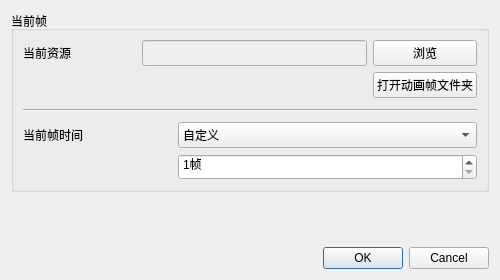
<?xml version="1.0" encoding="UTF-8"?>
<ui version="4.0">
 <class>W_ALE_CellDataSingle</class>
 <widget class="QDialog" name="W_ALE_CellDataSingle">
  <property name="geometry">
   <rect>
    <x>0</x>
    <y>0</y>
    <width>500</width>
    <height>280</height>
   </rect>
  </property>
  <property name="windowTitle">
   <string>编辑单帧</string>
  </property>
  <property name="styleSheet">
   <string notr="true">
QComboBox QAbstractItemView::item { min-height: 26px;}</string>
  </property>
  <layout class="QVBoxLayout" name="verticalLayout">
   <item>
    <widget class="QGroupBox" name="groupBox">
     <property name="title">
      <string>当前帧</string>
     </property>
     <layout class="QGridLayout" name="gridLayout" columnstretch="1,2,0">
      <item row="0" column="1">
       <widget class="QLineEdit" name="lineEdit">
        <property name="enabled">
         <bool>false</bool>
        </property>
        <property name="minimumSize">
         <size>
          <width>0</width>
          <height>26</height>
         </size>
        </property>
       </widget>
      </item>
      <item row="0" column="2">
       <widget class="QPushButton" name="pushButton_chooseFile">
        <property name="minimumSize">
         <size>
          <width>0</width>
          <height>26</height>
         </size>
        </property>
        <property name="text">
         <string>浏览</string>
        </property>
       </widget>
      </item>
      <item row="0" column="0">
       <widget class="QLabel" name="label_zeroFillChar">
        <property name="text">
         <string>当前资源</string>
        </property>
       </widget>
      </item>
      <item row="2" column="0" colspan="3">
       <widget class="Line" name="line">
        <property name="minimumSize">
         <size>
          <width>0</width>
          <height>12</height>
         </size>
        </property>
        <property name="orientation">
         <enum>Qt::Horizontal</enum>
        </property>
       </widget>
      </item>
      <item row="3" column="0" colspan="3">
       <widget class="QStackedWidget" name="stackedWidget">
        <property name="currentIndex">
         <number>0</number>
        </property>
        <widget class="QWidget" name="page_frameUnit">
         <layout class="QGridLayout" name="gridLayout_3" columnstretch="1,2">
          <property name="leftMargin">
           <number>0</number>
          </property>
          <property name="topMargin">
           <number>0</number>
          </property>
          <property name="rightMargin">
           <number>0</number>
          </property>
          <property name="bottomMargin">
           <number>0</number>
          </property>
          <item row="0" column="0">
           <widget class="QLabel" name="label_frameUnit">
            <property name="text">
             <string>当前帧时间</string>
            </property>
           </widget>
          </item>
          <item row="0" column="1">
           <widget class="QComboBox" name="comboBox_frameUnit">
            <property name="minimumSize">
             <size>
              <width>0</width>
              <height>26</height>
             </size>
            </property>
            <item>
             <property name="text">
              <string>自定义</string>
             </property>
            </item>
           </widget>
          </item>
          <item row="1" column="1">
           <widget class="QSpinBox" name="spinBox_frameUnit">
            <property name="minimumSize">
             <size>
              <width>0</width>
              <height>26</height>
             </size>
            </property>
            <property name="suffix">
             <string>帧</string>
            </property>
            <property name="minimum">
             <number>1</number>
            </property>
            <property name="maximum">
             <number>999999</number>
            </property>
           </widget>
          </item>
         </layout>
        </widget>
        <widget class="QWidget" name="page_secondUnit">
         <layout class="QGridLayout" name="gridLayout_2" columnstretch="1,2">
          <property name="leftMargin">
           <number>0</number>
          </property>
          <property name="topMargin">
           <number>0</number>
          </property>
          <property name="rightMargin">
           <number>0</number>
          </property>
          <property name="bottomMargin">
           <number>0</number>
          </property>
          <item row="0" column="0">
           <widget class="QLabel" name="label_secondUnit">
            <property name="text">
             <string>当前帧时间</string>
            </property>
           </widget>
          </item>
          <item row="0" column="1">
           <widget class="QComboBox" name="comboBox_secondUnit">
            <property name="minimumSize">
             <size>
              <width>0</width>
              <height>26</height>
             </size>
            </property>
            <item>
             <property name="text">
              <string>自定义</string>
             </property>
            </item>
           </widget>
          </item>
          <item row="1" column="1">
           <widget class="QDoubleSpinBox" name="doubleSpinBox_secondUnit">
            <property name="minimumSize">
             <size>
              <width>0</width>
              <height>26</height>
             </size>
            </property>
            <property name="suffix">
             <string>秒</string>
            </property>
            <property name="minimum">
             <double>0.010000000000000</double>
            </property>
            <property name="maximum">
             <double>100.000000000000000</double>
            </property>
            <property name="singleStep">
             <double>0.100000000000000</double>
            </property>
           </widget>
          </item>
         </layout>
        </widget>
       </widget>
      </item>
      <item row="1" column="2">
       <widget class="QPushButton" name="pushButton_openParentDir">
        <property name="minimumSize">
         <size>
          <width>0</width>
          <height>26</height>
         </size>
        </property>
        <property name="text">
         <string>打开动画帧文件夹</string>
        </property>
       </widget>
      </item>
     </layout>
    </widget>
   </item>
   <item>
    <spacer name="verticalSpacer">
     <property name="orientation">
      <enum>Qt::Vertical</enum>
     </property>
     <property name="sizeHint" stdset="0">
      <size>
       <width>20</width>
       <height>40</height>
      </size>
     </property>
    </spacer>
   </item>
   <item>
    <widget class="QDialogButtonBox" name="buttonBox">
     <property name="orientation">
      <enum>Qt::Horizontal</enum>
     </property>
     <property name="standardButtons">
      <set>QDialogButtonBox::Cancel|QDialogButtonBox::Ok</set>
     </property>
    </widget>
   </item>
  </layout>
 </widget>
 <resources/>
 <connections>
  <connection>
   <sender>buttonBox</sender>
   <signal>rejected()</signal>
   <receiver>W_ALE_CellDataSingle</receiver>
   <slot>reject()</slot>
   <hints>
    <hint type="sourcelabel">
     <x>345</x>
     <y>303</y>
    </hint>
    <hint type="destinationlabel">
     <x>286</x>
     <y>274</y>
    </hint>
   </hints>
  </connection>
 </connections>
</ui>
